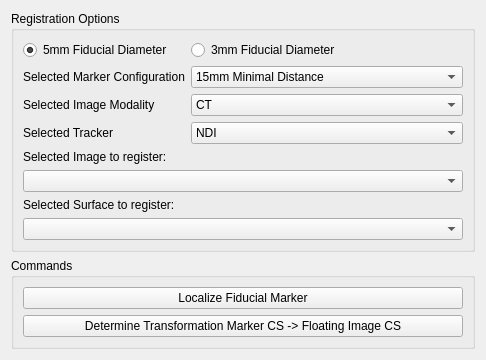
<?xml version="1.0" encoding="UTF-8"?>
<ui version="4.0">
 <class>QmitkAutomaticFiducialmarkerRegistrationWidget</class>
 <widget class="QWidget" name="QmitkAutomaticFiducialmarkerRegistrationWidget">
  <property name="geometry">
   <rect>
    <x>0</x>
    <y>0</y>
    <width>486</width>
    <height>333</height>
   </rect>
  </property>
  <property name="windowTitle">
   <string>Form</string>
  </property>
  <layout class="QVBoxLayout" name="verticalLayout">
   <item>
    <widget class="QGroupBox" name="optionsGroupBox">
     <property name="title">
      <string>Registration Options</string>
     </property>
     <layout class="QFormLayout" name="formLayout">
      <item row="0" column="0">
       <widget class="QRadioButton" name="fiducialDiameter5mmRadioButton">
        <property name="text">
         <string>5mm Fiducial Diameter</string>
        </property>
        <property name="checked">
         <bool>true</bool>
        </property>
       </widget>
      </item>
      <item row="0" column="1">
       <widget class="QRadioButton" name="fiducialDiameter3mmRadioButton">
        <property name="text">
         <string>3mm Fiducial Diameter</string>
        </property>
        <property name="checked">
         <bool>false</bool>
        </property>
       </widget>
      </item>
      <item row="4" column="0">
       <widget class="QLabel" name="selectedTrackerComboBoxLabel">
        <property name="text">
         <string>Selected Tracker</string>
        </property>
       </widget>
      </item>
      <item row="4" column="1">
       <widget class="QComboBox" name="selectedTrackerComboBox">
        <item>
         <property name="text">
          <string>NDI</string>
         </property>
        </item>
        <item>
         <property name="text">
          <string>Polhemus</string>
         </property>
        </item>
       </widget>
      </item>
      <item row="2" column="0">
       <widget class="QLabel" name="selectedModalityComboBoxLabel">
        <property name="text">
         <string>Selected Image Modality</string>
        </property>
       </widget>
      </item>
      <item row="2" column="1">
       <widget class="QComboBox" name="selectedModalityComboBox">
        <item>
         <property name="text">
          <string>CT</string>
         </property>
        </item>
        <item>
         <property name="text">
          <string>MRI</string>
         </property>
        </item>
        <item>
         <property name="text">
          <string>3D Fluoroscopy</string>
         </property>
        </item>
       </widget>
      </item>
      <item row="1" column="0">
       <widget class="QLabel" name="selectedFiducialMarkerConfigurationLabel">
        <property name="text">
         <string>Selected Marker Configuration</string>
        </property>
       </widget>
      </item>
      <item row="1" column="1">
       <widget class="QComboBox" name="fiducialMarkerConfigurationComboBox">
        <item>
         <property name="text">
          <string>15mm Minimal Distance</string>
         </property>
        </item>
        <item>
         <property name="text">
          <string>20mm Minimal Distance</string>
         </property>
        </item>
        <item>
         <property name="text">
          <string>Masterproject Config I</string>
         </property>
        </item>
       </widget>
      </item>
      <item row="5" column="0">
       <widget class="QLabel" name="selectedImageLabel">
        <property name="text">
         <string>Selected Image to register:</string>
        </property>
       </widget>
      </item>
      <item row="6" column="0" colspan="2">
       <widget class="QmitkDataStorageComboBox" name="selectedImageComboBox"/>
      </item>
      <item row="7" column="0">
       <widget class="QLabel" name="selectedSurfaceLabel">
        <property name="text">
         <string>Selected Surface to register:</string>
        </property>
       </widget>
      </item>
      <item row="8" column="0" colspan="2">
       <widget class="QmitkDataStorageComboBox" name="selectedSurfaceComboBox"/>
      </item>
     </layout>
    </widget>
   </item>
   <item>
    <widget class="QGroupBox" name="fiducialmarkerBasedRegistration">
     <property name="title">
      <string>Commands</string>
     </property>
     <layout class="QVBoxLayout" name="verticalLayout_2">
      <item>
       <widget class="QPushButton" name="localizeFiducialMarkerPushButton">
        <property name="text">
         <string>Localize Fiducial Marker</string>
        </property>
       </widget>
      </item>
      <item>
       <widget class="QPushButton" name="doRegistrationMarkerToImagePushButton">
        <property name="text">
         <string>Determine Transformation Marker CS -&gt; Floating Image CS</string>
        </property>
       </widget>
      </item>
     </layout>
    </widget>
   </item>
  </layout>
 </widget>
 <customwidgets>
  <customwidget>
   <class>QmitkDataStorageComboBox</class>
   <extends>QComboBox</extends>
   <header location="global">QmitkDataStorageComboBox.h</header>
  </customwidget>
 </customwidgets>
 <resources>
  <include location="../resources/IGTUI.qrc"/>
 </resources>
 <connections/>
</ui>
